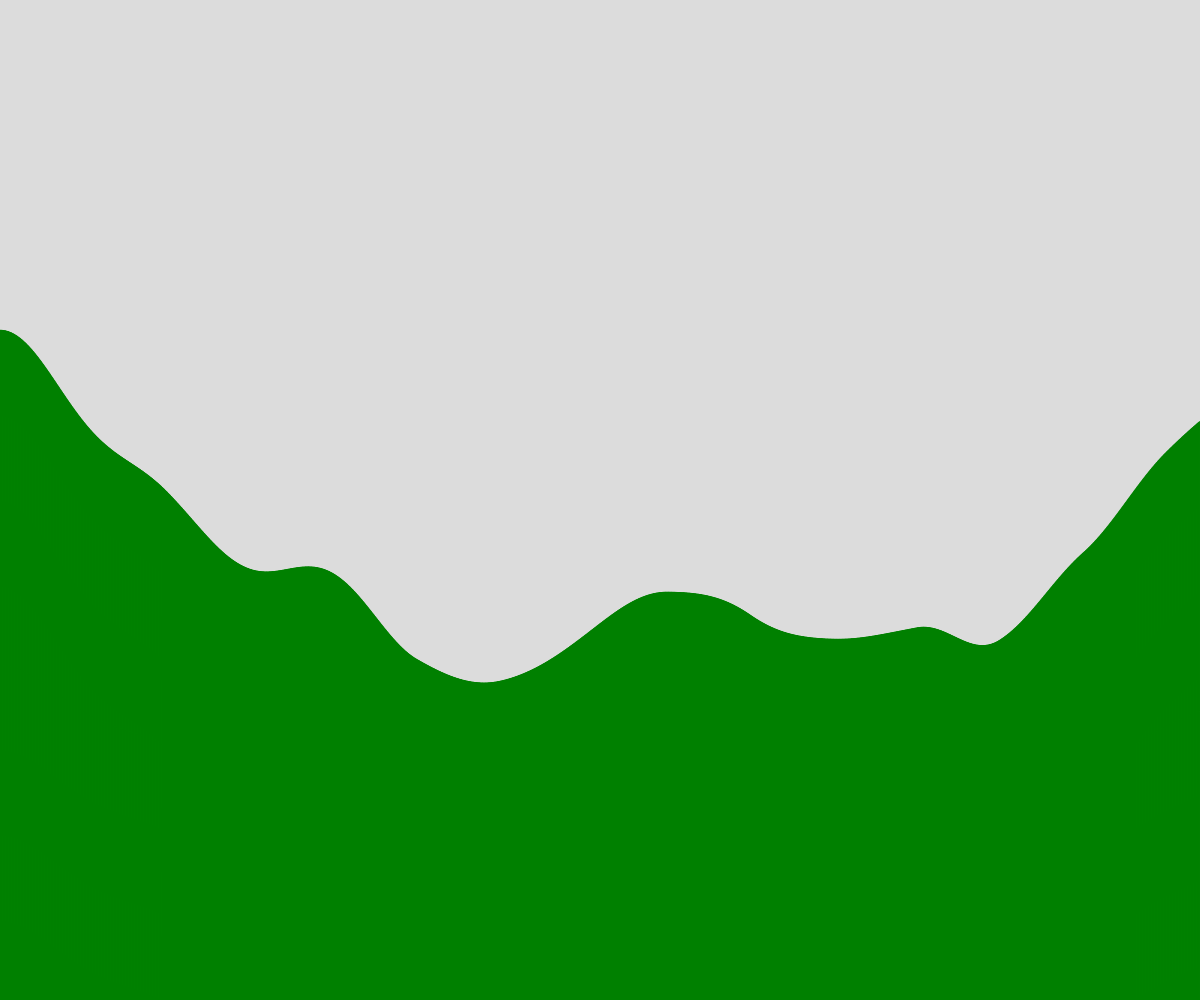
Frame 1 (no input)
Frame 60 (no input): identical to frame 1, image omitted
Frame 120 (the mouse pressed at the canvas centre since frame 60): identical to frame 1, image omitted

The p5.js sketch that drew this single still picture (run headless with seeded random() and noise() and a simulated clock; from frame 60 on, the mouse is pressed at the canvas centre):

// p5.js sketch
// ── sketch.js
//terrain generation with perlin noise

let terrain = [];
const NUMBER_OF_RECTS = 2000;

function setup() {
  createCanvas(windowWidth, windowHeight);
  generateTerrain();

}

function draw() {
  background(220);

  for (let theRect of terrain) {
    stroke('green');
    fill('green');
    rect(theRect.x, theRect.y, theRect.w, theRect.h);
  }
}

function spawnRect(leftSide, rectWidth, rectHeight) {
  let theRect = {
    x: leftSide,
    y: height - rectHeight,
    w: rectWidth,
    h: rectHeight,
  };
  return theRect;
}

function generateTerrain() {
  let theWidth = width/NUMBER_OF_RECTS;
  let time = 0;
  let deltaTime = 0.0009;
  for (let i = 0; i < NUMBER_OF_RECTS; i++) {
    let theHeight = noise(time) * height;
    terrain.push(spawnRect(theWidth * i, theWidth, theHeight));
    time += deltaTime;
  }
}
